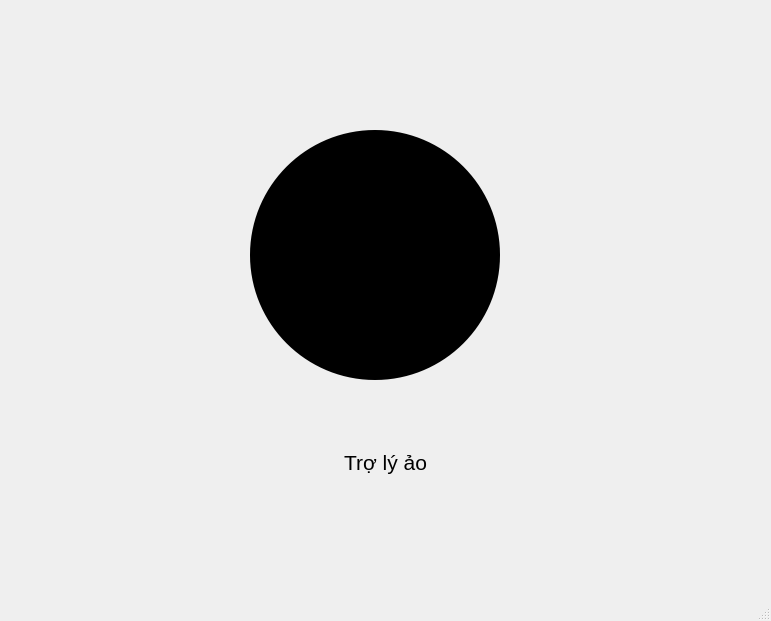
<?xml version="1.0" encoding="UTF-8"?>
<ui version="4.0">
 <class>MainWindow</class>
 <widget class="QMainWindow" name="MainWindow">
  <property name="geometry">
   <rect>
    <x>0</x>
    <y>0</y>
    <width>771</width>
    <height>621</height>
   </rect>
  </property>
  <property name="windowTitle">
   <string>Trợ lý ảo</string>
  </property>
  <property name="windowIcon">
   <iconset>
    <normaloff>img/logo.png</normaloff>img/logo.png</iconset>
  </property>
  <widget class="QWidget" name="centralwidget">
   <widget class="QPushButton" name="btnMic">
    <property name="geometry">
     <rect>
      <x>250</x>
      <y>130</y>
      <width>250</width>
      <height>250</height>
     </rect>
    </property>
    <property name="styleSheet">
     <string notr="true">	border-radius:50%;
    background-color: black; /* Màu nền ban đầu */
    border-radius: 125px; /* Hình tròn */
    border: none; /* Không có viền */
    color: white; /* Màu chữ */
    padding: 15px; /* Khoảng cách bên trong */

</string>
    </property>
    <property name="text">
     <string/>
    </property>
    <property name="icon">
     <iconset>
      <normaloff>img/micro_white.png</normaloff>img/micro_white.png</iconset>
    </property>
    <property name="iconSize">
     <size>
      <width>100</width>
      <height>100</height>
     </size>
    </property>
   </widget>
   <widget class="QLabel" name="labelText">
    <property name="geometry">
     <rect>
      <x>10</x>
      <y>450</y>
      <width>751</width>
      <height>120</height>
     </rect>
    </property>
    <property name="maximumSize">
     <size>
      <width>751</width>
      <height>120</height>
     </size>
    </property>
    <property name="font">
     <font>
      <pointsize>16</pointsize>
     </font>
    </property>
    <property name="layoutDirection">
     <enum>Qt::LeftToRight</enum>
    </property>
    <property name="text">
     <string>Trợ lý ảo</string>
    </property>
    <property name="scaledContents">
     <bool>true</bool>
    </property>
    <property name="alignment">
     <set>Qt::AlignHCenter|Qt::AlignTop</set>
    </property>
    <property name="wordWrap">
     <bool>true</bool>
    </property>
   </widget>
  </widget>
  <widget class="QMenuBar" name="menubar">
   <property name="geometry">
    <rect>
     <x>0</x>
     <y>0</y>
     <width>771</width>
     <height>26</height>
    </rect>
   </property>
  </widget>
  <widget class="QStatusBar" name="statusbar"/>
 </widget>
 <resources/>
 <connections/>
</ui>
